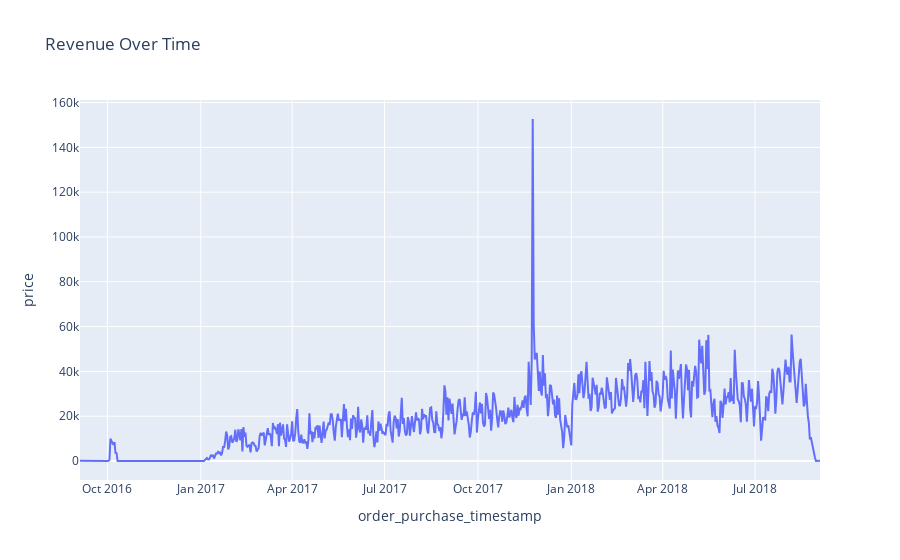

Source (notebook cell):
### Code cell
px.line(
    daily_orders, x="order_purchase_timestamp", y="price", title="Revenue Over Time"
)

### Figure 1 — Plotly figure (JSON) as saved in the notebook; plotly's stock layout.template omitted (floating-point values rounded to 4 significant figures; data arrays with more than 128 entries replaced by an {"elided": "..."} marker saying what was removed)
{"data": [{"hovertemplate": "order_purchase_timestamp=%{x}<br>price=%{y}<extra></extra>", "legendgroup": "", "line": {"color": "#636efa", "dash": "solid"}, "marker": {"symbol": "circle"}, "mode": "lines", "name": "", "orientation": "v", "showlegend": false, "type": "scatter", "x": {"elided": "730 str values"}, "xaxis": "x", "y": {"elided": "730 float values"}, "yaxis": "y"}], "layout": {"legend": {"tracegroupgap": 0}, "title": {"text": "Revenue Over Time"}, "xaxis": {"anchor": "y", "domain": [0, 1], "title": {"text": "order_purchase_timestamp"}}, "yaxis": {"anchor": "x", "domain": [0, 1], "title": {"text": "price"}}}}
